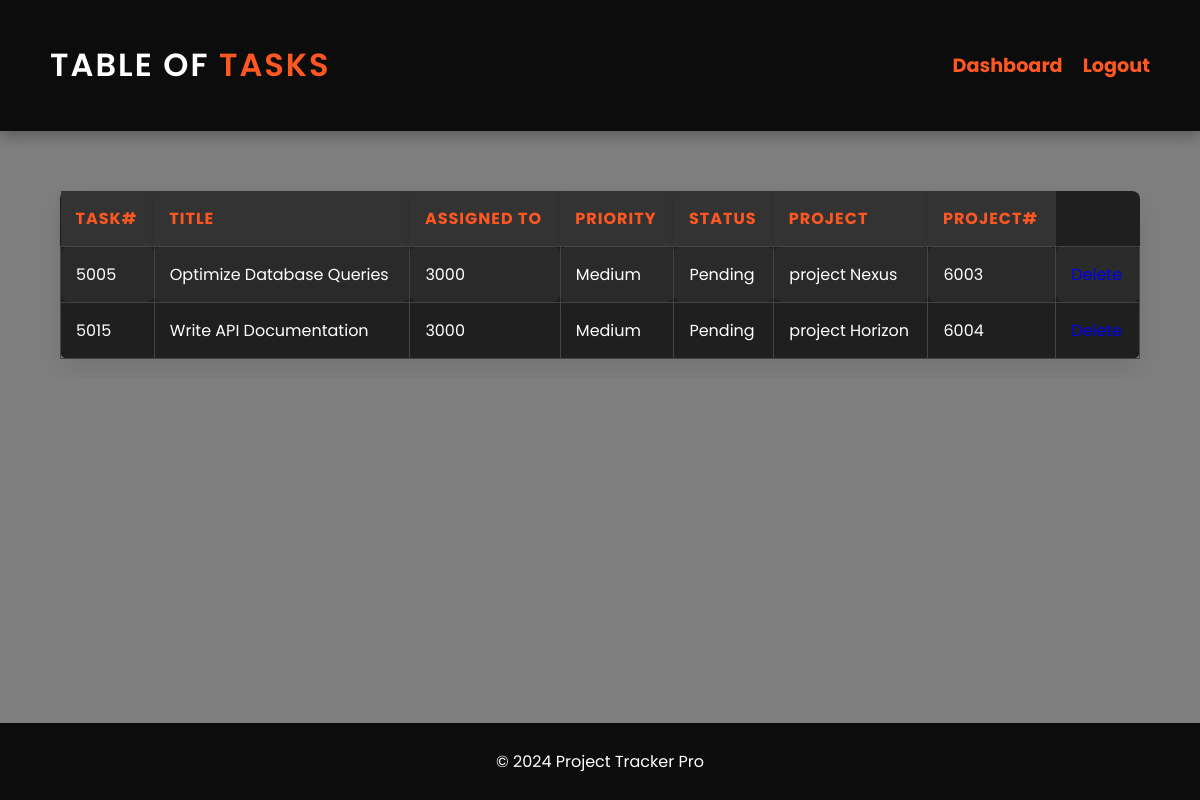
Page /task.php (signed in) on the committed database.
### tables this page shows
CREATE TABLE `tasks` (
  `task_id` int(11) NOT NULL,
  `project_id` int(11) DEFAULT NULL,
  `assigned_to` int(11) DEFAULT NULL,
  `title` varchar(255) NOT NULL,
  `description` text DEFAULT NULL,
  `status` enum('Pending','In Progress','Completed','Blocked') DEFAULT 'Pending',
  `priority` enum('Low','Medium','High','Critical') DEFAULT 'Medium',
  `start_date` datetime DEFAULT current_timestamp(),
  `completed_at` datetime DEFAULT NULL
);

CREATE TABLE `project` (
  `ID` int(10) NOT NULL,
  `projectName` varchar(100) DEFAULT NULL,
  `deadline` date DEFAULT NULL,
  `dateCreated` date DEFAULT curdate(),
  `projectDone` varchar(3) DEFAULT 'NO' COMMENT 'values ''yes'' or ''no''',
  `managerID` int(11) DEFAULT NULL
);

### task.php (the view, shortened to what this page needs)
<?php
include "establisDBconnection.php";
?>
<!DOCTYPE html>
<html lang="en">
<head>
    <link rel="stylesheet" href="tasks.css">
</head>
<body>
<header class="header">
    <h1><span style="color: white;">Table of </span> <span>Tasks</span></h1>
    <nav>
        <ul>
            <li><a href="memberdb.html">Dashboard</a></li>
            <li><a href="logout.html">Logout</a></li>
        </ul>
    </nav>
</header>
<div class="container">
    <table>
        <thead>
            <tr>
                <th>Task#</th>
                <th>Title</th>
                <th>Assigned To</th>
                <th>Priority</th>
                <th>Status</th>
                <th>Project</th>
                <th>Project#</th>
            </tr>
        </thead>
        <tbody>
            <?php
            if (isset($_SESSION['WHO']) && isset($_SESSION['ID'])){
                if ($_SESSION['WHO']['isEmployee']) {
                    $stmt = $conn->prepare('SELECT tasks.task_id, tasks.title, tasks.assigned_to, tasks.priority, project.projectName , tasks.status , project.ID
                                            FROM tasks , project
                                            WHERE tasks.project_id = project.ID and tasks.assigned_to = ?');
                    $stmt->bind_param('i', $_SESSION['ID']['employeeID']);
                } elseif ($_SESSION['WHO']['isManager']){
                    $stmt = $conn->prepare('SELECT tasks.task_id, tasks.title, tasks.assigned_to, tasks.priority, project.projectName , tasks.status , project.ID
                                            FROM tasks , project
                                            WHERE tasks.project_id = project.ID and project.managerID = ?');
                    $stmt->bind_param('i', $_SESSION['ID']['managerID']);
                } elseif ($_SESSION['WHO']['isAdmin']) {
                    $stmt = $conn->prepare('SELECT tasks.task_id, tasks.title, tasks.assigned_to, tasks.priority, project.projectName,tasks.status,project.ID
                                            FROM tasks ,project
                                            WHERE tasks.project_id = project.ID
                                            ');
                }
                if (isset($stmt)) {
                    $stmt->execute();
                    $results = $stmt->get_result();
                    while ($row = $results->fetch_assoc()) {
                        echo "<tr>
                                <td>{$row['task_id']}</td>
                                <td>{$row['title']}</td>
                                <td>{$row['assigned_to']}</td>
                                <td>{$row['priority']}</td>
                                <td>{$row['status']}</td>
                                <td>{$row['projectName']}</td>
                                <td>{$row['ID']}</td>";?>
                                <td><a href="#" class="delete-task card-link" data-id="<?php echo $row['task_id']; ?>">Delete</a></td>
                                <?php echo"
                            </tr>";
                    }
                }
            }
            ?>
        </tbody>
    </table>
</div>
<footer>
    <p>&copy; 2024 Project Tracker Pro</p>
</footer>
</body>
</html>

### tasks.css (style rules this page uses)
body { font-family: 'Poppins', sans-serif; margin: 0; padding: 0; background: url("643353.png"); background-size: cover; background-position: center; display: flex; flex-direction: column; align-items: center; min-height: 100vh; position: relative; }
.card-link { text-decoration: none ; }
body::before { content: ''; position: absolute; top: 0; left: 0; width: 100%; height: 100%; background: rgba(0, 0, 0, 0.5); z-index: -1; }
.header { width: 100%; padding: 20px 50px; background: rgba(0, 0, 0, 0.9); display: flex; justify-content: space-between; align-items: center; box-shadow: 0 5px 15px rgba(0, 0, 0, 0.3); position: relative; box-sizing: border-box; }
.header h1 { font-size: 2rem; font-weight: 600; letter-spacing: 2px; text-transform: uppercase; color: white; }
.header span { color: #ff5722; }
nav ul { list-style: none; display: flex; gap: 20px; margin: 0; margin-left: auto; }
nav ul li { margin: 0; }
nav ul li a { text-decoration: none; color: #ff5722; font-size: 1.2rem; font-weight: bold; transition: color 0.3s ease; }
nav ul li:last-child { margin-left: auto; }
.container { width: 90%; max-width: 1200px; overflow-x: auto; background: transparent; padding: 20px; border-radius: 8px; margin-top: 20px; }
table { width: 100%; border-collapse: collapse; margin-top: 20px; background: #1f1f1f; color: #fff; border-radius: 8px; box-shadow: 0 10px 30px rgba(0, 0, 0, 0.1); }
th { padding: 15px; background: #333333; color: #ff5722; text-align: left; font-weight: bold; text-transform: uppercase; letter-spacing: 1px; box-shadow: 0 3px 6px rgba(0, 0, 0, 0.1); }
td { padding: 15px; border: 1px solid #444444; text-align: left; border-radius: 8px; }
tbody tr:nth-child(odd) { background-color: #2a2a2a; }
tbody tr:nth-child(even) { background-color: #1f1f1f; }
footer { background: rgba(0, 0, 0, 0.9); color: white; text-align: center; padding: 10px; width: 100%; margin-top: auto; }

### rows in the picture
tasks: task_id "5005", title "Optimize Database Queries", assigned_to "3000", priority "Medium", status "Pending", project.projectName "project Nexus", project.ID "6003"
tasks: task_id "5015", title "Write API Documentation", assigned_to "3000", priority "Medium", status "Pending", project.projectName "project Horizon", project.ID "6004"
